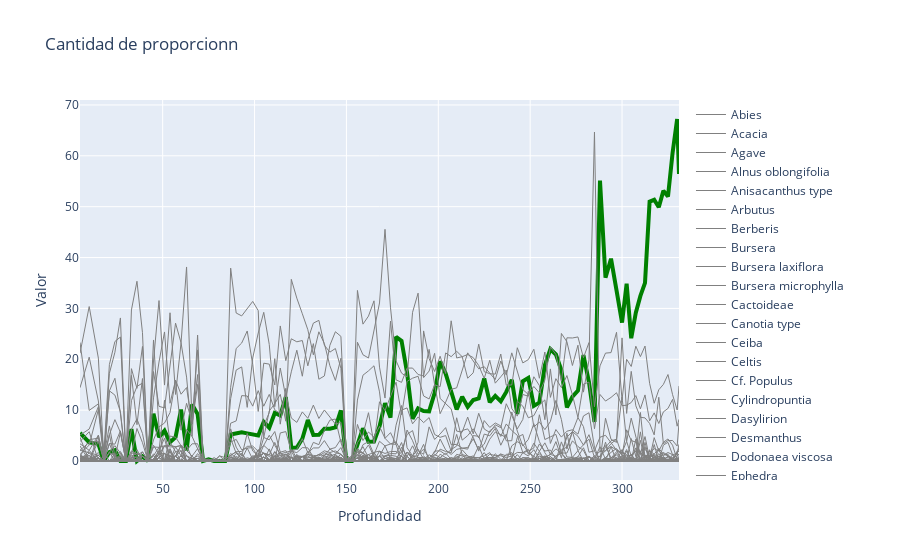

Notebook cell for this chart:
### Markdown cell above
Con base a los datos ordenados, ahora somos capaces de crear un grafico que nos permita visualizar de manera clara y sencilla, la proporcion que exsitia atraves del tiempo

### Code cell
fig = go.Figure()

for specie in df_Ordered["Especie"].unique():
    if specie == "Pinus":
        fig.add_trace(go.Scatter(x=df_Ordered[df_Ordered["Especie"] == specie]["Profundidad"], y=df_Ordered[df_Ordered["Especie"] == specie]["Valor"], name=specie,
                         line = dict(color='green', width=4)))
    else:
        fig.add_trace(go.Scatter(x=df_Ordered[df_Ordered["Especie"] == specie]["Profundidad"], y=df_Ordered[df_Ordered["Especie"] == specie]["Valor"], name=specie,
                         line = dict(color='gray', width=1)))

fig.update_layout(title='Cantidad de proporcionn',
                   xaxis_title='Profundidad',
                   yaxis_title='Valor')
fig.show()
